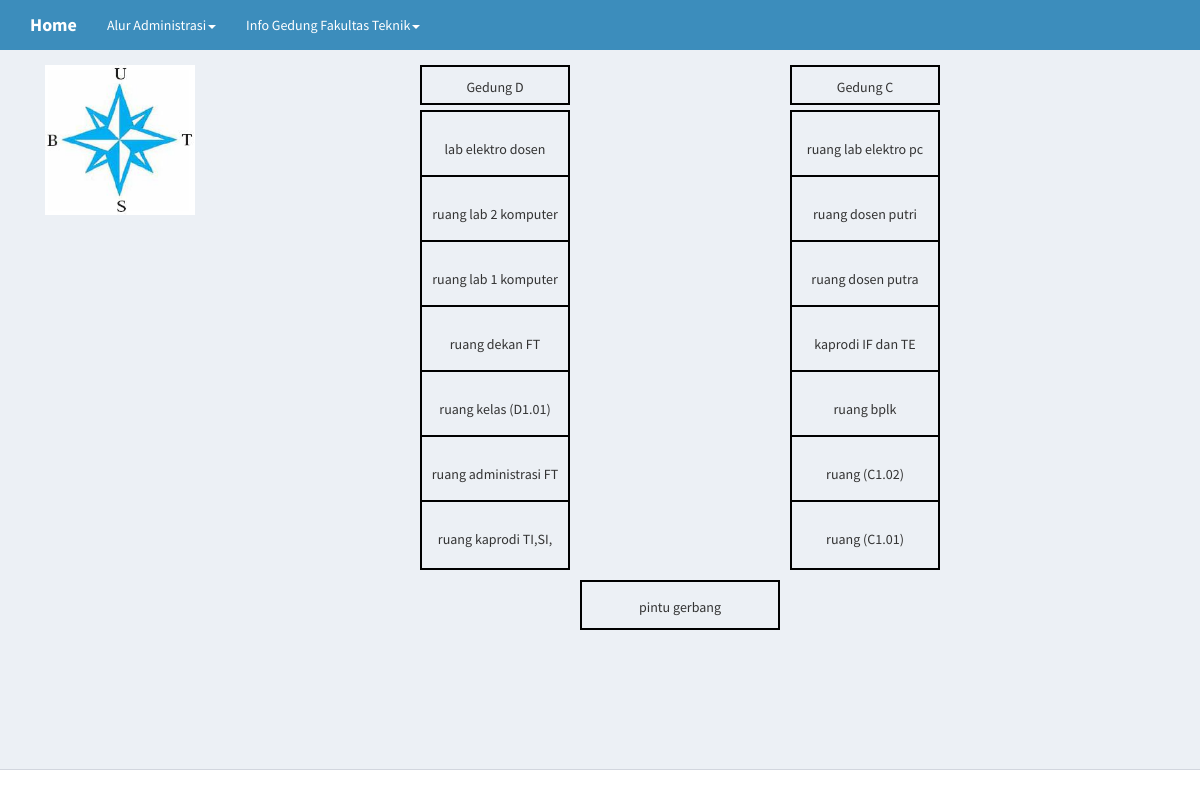
The page / on the database its author committed.
### tables this page shows
CREATE TABLE `ruang` (
  `id_ruang` int(10) NOT NULL,
  `nama_ruang` varchar(30) NOT NULL,
  `posisi` varchar(30) NOT NULL
);

### la1.php (the view)
<?php
	$sql = "SELECT * FROM ruang WHERE SUBSTRING(posisi,2,2) = 1 ";
	$rs = mysqli_query($con, $sql);
	$ruang = mysqli_fetch_all($rs, MYSQLI_ASSOC);
	$gedung_c = [];
	$gedung_d = [];
	foreach ($ruang as $r) {
		$ruang=substr($r["posisi"], 4, 5);
		if (substr($r["posisi"], 0, 1) == 'c'){
			$gedung_c[$ruang] = $r;
		}elseif (substr($r["posisi"], 0, 1) == 'd'){
			$gedung_d[$ruang] = $r;
		}
	}
	$gedung_c = array_reverse($gedung_c);
	$gedung_d = array_reverse($gedung_d);
?>
	<div class="gedung gd1">
			<p>pintu gerbang</p>
	</div>
	<div class="gedung gd2">
		<div class="ruang">
			<p><?= $gedung_d[0]["nama_ruang"] ?></p>
		</div>
		<div class="ruang">
			<p><?= $gedung_d[1]["nama_ruang"] ?></p>
		</div>
		<div class="ruang">
			<p><?= $gedung_d[2]["nama_ruang"] ?></p>
		</div>
		<div class="ruang">
			<p><?= $gedung_d[3]["nama_ruang"] ?></p>
		</div>
		<div class="ruang">
			<p><?= $gedung_d[4]["nama_ruang"] ?></p>
		</div>
		<div class="ruang">
				<p><?= $gedung_d[5]["nama_ruang"] ?></p>
			</div>
		<div class="ruang">
			<p><?= $gedung_d[6]["nama_ruang"] ?></p>
		</div>
	</div>
	<div class="gedung gd3">
			<div class="ruang">
				<p><?= $gedung_c[0]["nama_ruang"] ?></p>
			</div>
			<div class="ruang">
				<p><?= $gedung_c[1]["nama_ruang"] ?></p>
			</div>
			<div class="ruang">
				<p><?= $gedung_c[2]["nama_ruang"] ?></p>
			</div>
			<div class="ruang">
				<p><?= $gedung_c[3]["nama_ruang"] ?></p>
			</div>
			<div class="ruang">
				<p><?= $gedung_c[4]["nama_ruang"] ?></p>
			</div>
			<div class="ruang">
				<p><?= $gedung_c[5]["nama_ruang"] ?></p>
			</div>
			<div class="ruang">
				<p><?= $gedung_c[6]["nama_ruang"] ?></p>
			</div>
	</div>
	<div class="gedung gd4">
			Gedung D
	</div>
	<div class="gedung gd5">
			Gedung C
	</div>
<img src="arah.jpg" height="150" width="150">

### index.php (shortened to what this page needs)
<?php
  include 'koneksi.php';
?>
<!DOCTYPE html>
<html>
<head>
  <link rel="stylesheet" type="text/css" href="https://cdn.datatables.net/1.10.19/css/jquery.dataTables.css">
  <link rel="stylesheet" href="library/bootstrap/css/bootstrap.min.css">
  <link rel="stylesheet" href="library/font-awesome/css/all.css">
  <link rel="stylesheet" href="library/ionicons/ionicons.min.css">
  <link rel="stylesheet" href="library/adminlte/css/AdminLTE.min.css">
  <link rel="stylesheet" href="library/adminlte/css/skins/_all-skins.min.css">
</head>
<body class="hold-transition skin-blue layout-top-nav">
<div class="wrapper">
  <header class="main-header">
    <nav class="navbar navbar-static-top">
      <div class="container">
        <div class="navbar-header">
          <a href=".?page=la1" class="navbar-brand"><b>Home</b></a>
        </div>
        <div class="collapse navbar-collapse pull-left" id="navbar-collapse">
          <ul class="nav navbar-nav">
            <li class="dropdown">
              <a href="#" class="dropdown-toggle" data-toggle="dropdown">Alur Administrasi<span class="caret"></span></a>
            </li>
            <li class="dropdown">
              <a href="#" class="dropdown-toggle" data-toggle="dropdown">Info Gedung Fakultas Teknik<span class="caret"></span></a>
            </li>
          </ul>
        </div>
      </div>
    </nav>
  </header>
  <div class="content-wrapper">
    <div class="container">
      <section class="content">
      <?php
        $getpage = $_GET['page'];
        if (!$getpage) {
          include("la1.php");
        } else {
          $page = $getpage.".php";
          include $page;
        }
      ?>
      </section>
    </div>
  </div>
  <footer class="main-footer">
  </footer>
</div>
</body>
</html>

### index.php (style rules this page uses)
.gedung { width: 150px; height: 460px; border: 2px solid black; position: absolute; }
.gd1 { width: 300px; height: 150px; top: 40px; left: 830px; }
.gd1 { left: 580px; top: 580px; }
.gd2,.gd3 { top: 110px; }
.gd2 { left: 420px; }
.gd3 { left: 790px; }
.gd4 { left: 420px; }
.gd5 { left: 790px; }
.ruang { height: 100px; border-bottom: 2px solid black; overflow: hidden; }
.ruang:last-child { border-bottom: none; }
.gd1 { width: 200px; height: 50px; }
.gd2 .ruang { height: 65px; }
.gd3 .ruang { height: 65px; }
.gd4 { height: 40px; }
.gd5 { height: 40px; }
.ruang p { line-height: 75px; text-align: center; }
p { line-height: 50px; text-align: center; }
.gd4 { line-height: 40px; text-align: center; }
.gd5 { line-height: 40px; text-align: center; }

### rows shown on the page
ruang: nama_ruang "lab elektro dosen"
ruang: nama_ruang "ruang lab 2 komputer"
ruang: nama_ruang "ruang lab 1 komputer"
ruang: nama_ruang "ruang dekan FT"
ruang: nama_ruang "ruang kelas (D1.01)"
ruang: nama_ruang "ruang administrasi FT"
ruang: nama_ruang "ruang kaprodi TI,SI,"
ruang: nama_ruang "ruang lab elektro pc"
ruang: nama_ruang "ruang dosen putri"
ruang: nama_ruang "ruang dosen putra"
ruang: nama_ruang "kaprodi IF dan TE"
ruang: nama_ruang "ruang bplk"
ruang: nama_ruang "ruang (C1.02)"
ruang: nama_ruang "ruang (C1.01)"
